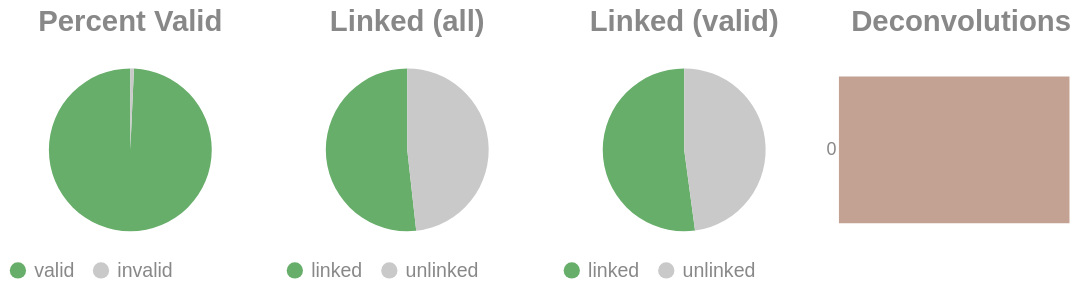

Notebook code cell kept with this figure:
### Code cell
if SKIPLR:
    pass
else:
    clash = Counter()
    for i in valids['molecule'].to_list():
        _mol = i.split("-")
        if len(_mol) == 1:
            clash.update('0')
        else:
            clash.update(_mol[-1])

    _d = {"deconvolutions": [], 'count': []}
    for k,v in clash.items():
        _d['deconvolutions'].append(k)
        _d['count'].append(v)

    tot_valid = valids['reads'].sum()
    mask = valids['reads'] >= 2
    n_linked_reads = valids.filter(mask)['reads'].sum()
    if n_linked_reads == 0:
        print_html("No linked molecules (>=2 reads) were detected; skipping linked-only distributions.")
        SKIPLR = True
    else:
        perc_valid = round(tot_valid / n_reads, 4)
        linked_perc_abs = round(n_linked_reads / n_reads, 4)
        linked_perc = round(n_linked_reads / tot_valid, 4)

    _valid = pl.DataFrame({"valids": ['valid', 'invalid'], "count": [tot_valid, n_reads - tot_valid]})
    _linked_abs = pl.DataFrame({"linked (absolute)": ['linked', 'unlinked'], "count": [n_linked_reads, n_reads - n_linked_reads]})
    _linked_rel = pl.DataFrame({"linked (valids)": ['linked', 'unlinked'], "count": [n_linked_reads, tot_valid - n_linked_reads]})

    (
        alt.hconcat(
            piechart(_valid, goodval = 'valid', title = "Percent Valid"),
            piechart(_linked_abs, goodval = "linked", title =  "Linked (all)"),
            piechart(_linked_rel, goodval = "linked", title =  "Linked (valid)"),
            convolutionbar(pl.DataFrame(_d), title = "Deconvolutions"),
            center = True,
            bounds = 'flush'
        )
        .resolve_scale(color='independent')
        .resolve_legend('independent')
        .properties(usermeta={'embedOptions': {"actions": False}})
    ).display()

### Figure 1 — Vega-Lite specification as saved in the notebook (floating-point values rounded to 4 significant figures)
{"width": "container", "height": 400, "config": {"title": {"anchor": "start", "dy": -15, "fontSize": 18, "color": "#888888", "subtitleColor": "#888888", "subtitleFontSize": 14}, "arc": {"fill": "#0072B2"}, "axis": {"domainColor": "#888888", "domainWidth": 0.5, "gridWidth": 0.2, "grid": false, "titleFontWeight": 400, "titleFontSize": 15, "labelFontSize": 11, "labelColor": "#888888", "tickColor": "#888888", "tickWidth": 0.2, "titleColor": "#888888"}, "axisBand": {"grid": false}, "axisX": {"grid": true, "tickSize": 10, "domainCap": "round"}, "axisY": {"domain": false, "grid": true, "tickSize": 0, "domainCap": "round"}, "background": "transparent", "header": {"labelFontSize": 15, "labelColor": "#888888", "titleFontSize": 15, "titleFontWeight": 600, "titleColor": "#888888"}, "legend": {"labelFont": "sans-serif", "labelFontSize": 12, "labelColor": "#888888", "symbolSize": 100, "symbolType": "circle", "titleFontSize": 12, "titlePadding": 10, "titleColor": "#888888", "title": null}, "range": {"category": ["#E69F00", "#56B4E9", "#009E73", "#F0E442", "#0072B2", "#D55E00", "#CC79A7", "#000000"], "diverging": ["#cfe8f3", "#a2d4ec", "#73bfe2", "#46abdb", "#1696d2", "#12719e"]}, "area": {"fill": "#0072B2", "fillOpacity": 0.7, "line": true, "strokeOpacity": 0.7}, "line": {"color": "#0072B2", "stroke": "#0072B2", "strokeWidth": 2}, "trail": {"color": "#0072B2", "stroke": "#0072B2", "strokeWidth": 0, "size": 1}, "point": {"filled": true, "fillOpacity": 1.0, "size": 95}, "text": {"color": "#888888", "fontSize": 11, "align": "right", "fontWeight": 400, "size": 11}, "bar": {"fill": "#0072B2", "stroke": null}, "view": {"stroke": null, "continuousWidth": 660, "continuousHeight": 400}}, "hconcat": [{"data": {"name": "data-425e3b03e88fd1926c9274c0fd1a47ee"}, "mark": {"type": "arc"}, "encoding": {"color": {"field": "valids", "legend": {"orient": "bottom", "title": null}, "scale": {"domain": ["valid", "invalid"], "range": ["#68ae6b", "#C9C9C9"]}, "title": "Valids", "type": "nominal"}, "theta": {"field": "count", "type": "quantitative"}, "tooltip": [{"field": "valids", "title": "Valids", "type": "ordinal"}, {"field": "percent", "format": ".2%", "title": "Percent", "type": "quantitative"}, {"field": "count", "title": "Count", "type": "quantitative"}]}, "height": 100, "title": {"text": "Percent Valid", "align": "center", "anchor": "middle"}, "transform": [{"calculate": "datum.count / 9660824", "as": "percent"}], "width": 150}, {"data": {"name": "data-88e10bb9a41b4924377af93eced11681"}, "mark": {"type": "arc"}, "encoding": {"color": {"field": "linked (absolute)", "legend": {"orient": "bottom", "title": null}, "scale": {"domain": ["linked", "unlinked"], "range": ["#68ae6b", "#C9C9C9"]}, "title": "Linked (Absolute)", "type": "nominal"}, "theta": {"field": "count", "type": "quantitative"}, "tooltip": [{"field": "linked (absolute)", "title": "Linked (Absolute)", "type": "ordinal"}, {"field": "percent", "format": ".2%", "title": "Percent", "type": "quantitative"}, {"field": "count", "title": "Count", "type": "quantitative"}]}, "height": 100, "title": {"text": "Linked (all)", "align": "center", "anchor": "middle"}, "transform": [{"calculate": "datum.count / 9660824", "as": "percent"}], "width": 150}, {"data": {"name": "data-7f0f95c4027ebcd0f90f3836e9bb3879"}, "mark": {"type": "arc"}, "encoding": {"color": {"field": "linked (valids)", "legend": {"orient": "bottom", "title": null}, "scale": {"domain": ["linked", "unlinked"], "range": ["#68ae6b", "#C9C9C9"]}, "title": "Linked (Valids)", "type": "nominal"}, "theta": {"field": "count", "type": "quantitative"}, "tooltip": [{"field": "linked (valids)", "title": "Linked (Valids)", "type": "ordinal"}, {"field": "percent", "format": ".2%", "title": "Percent", "type": "quantitative"}, {"field": "count", "title": "Count", "type": "quantitative"}]}, "height": 100, "title": {"text": "Linked (valid)", "align": "center", "anchor": "middle"}, "transform": [{"calculate": "datum.count / 9591965", "as": "percent"}], "width": 150}, {"data": {"name": "data-5023d7f4af8a94195590c872d6ab82ae"}, "mark": {"type": "bar"}, "encoding": {"color": {"field": "deconvolutions", "legend": null, "scale": {"scheme": "lightgreyred"}, "type": "nominal"}, "tooltip": [{"field": "deconvolutions", "title": "Deconvolutions", "type": "ordinal"}, {"field": "percent", "format": ".2%", "title": "Percent", "type": "quantitative"}, {"field": "count", "title": "Count", "type": "quantitative"}], "x": {"axis": null, "field": "count", "type": "quantitative"}, "y": {"field": "deconvolutions", "sort": "ascending", "title": null, "type": "nominal"}}, "height": 100, "title": {"text": "Deconvolutions", "align": "center", "anchor": "middle"}, "transform": [{"calculate": "datum.count / 6132926", "as": "percent"}], "width": 150}], "bounds": "flush", "center": true, "resolve": {"legend": {"angle": "independent"}, "scale": {"color": "independent"}}, "usermeta": {"embedOptions": {"actions": false}}, "$schema": "https://vega.github.io/schema/vega-lite/v6.1.0.json", "datasets": {"data-425e3b03e88fd1926c9274c0fd1a47ee": [{"valids": "valid", "count": 9591965}, {"valids": "invalid", "count": 68859}], "data-88e10bb9a41b4924377af93eced11681": [{"linked (absolute)": "linked", "count": 5000001}, {"linked (absolute)": "unlinked", "count": 4660823}], "data-7f0f95c4027ebcd0f90f3836e9bb3879": [{"linked (valids)": "linked", "count": 5000001}, {"linked (valids)": "unlinked", "count": 4591964}], "data-5023d7f4af8a94195590c872d6ab82ae": [{"deconvolutions": "0", "count": 6132926}]}}
